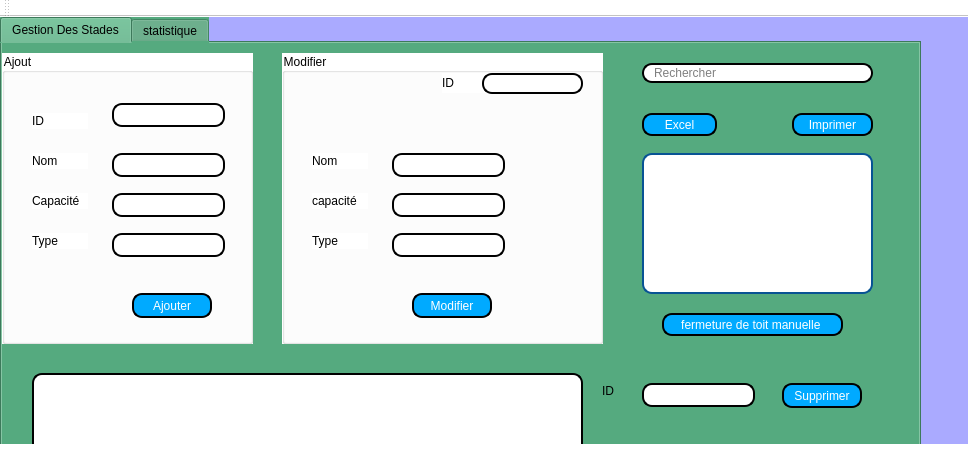
<?xml version="1.0" encoding="UTF-8"?>
<ui version="4.0">
 <class>MainWindow</class>
 <widget class="QMainWindow" name="MainWindow">
  <property name="geometry">
   <rect>
    <x>0</x>
    <y>0</y>
    <width>968</width>
    <height>466</height>
   </rect>
  </property>
  <property name="windowTitle">
   <string>STADE</string>
  </property>
  <property name="styleSheet">
   <string notr="true">background-color: rgb(255, 255, 255)
</string>
  </property>
  <widget class="QWidget" name="centralWidget">
   <property name="styleSheet">
    <string notr="true">background-color: rgb(170, 170, 255);</string>
   </property>
   <widget class="QTabWidget" name="STADE">
    <property name="geometry">
     <rect>
      <x>0</x>
      <y>0</y>
      <width>921</width>
      <height>641</height>
     </rect>
    </property>
    <property name="styleSheet">
     <string notr="true">background-color: rgb(85, 170, 127)</string>
    </property>
    <property name="currentIndex">
     <number>0</number>
    </property>
    <widget class="QWidget" name="tab">
     <attribute name="title">
      <string>Gestion Des Stades</string>
     </attribute>
     <widget class="QTableView" name="tab_Stade">
      <property name="geometry">
       <rect>
        <x>30</x>
        <y>330</y>
        <width>551</width>
        <height>141</height>
       </rect>
      </property>
      <property name="styleSheet">
       <string notr="true">border: 2px solid black;



border-radius: 10px;



padding: 0 8px;



background: white;



selection-background-color: gray;</string>
      </property>
     </widget>
     <widget class="QLabel" name="label_5">
      <property name="geometry">
       <rect>
        <x>600</x>
        <y>340</y>
        <width>56</width>
        <height>16</height>
       </rect>
      </property>
      <property name="text">
       <string>ID</string>
      </property>
     </widget>
     <widget class="QLineEdit" name="le_id_sup">
      <property name="geometry">
       <rect>
        <x>640</x>
        <y>340</y>
        <width>113</width>
        <height>24</height>
       </rect>
      </property>
      <property name="styleSheet">
       <string notr="true">border: 2px solid black;



border-radius: 10px;



padding: 0 8px;



background: white;



selection-background-color: gray;</string>
      </property>
     </widget>
     <widget class="QPushButton" name="ButtonSupprimer">
      <property name="geometry">
       <rect>
        <x>780</x>
        <y>340</y>
        <width>80</width>
        <height>25</height>
       </rect>
      </property>
      <property name="styleSheet">
       <string notr="true">border: 2px solid black;



border-radius: 10px;



padding: 0 8px;



color: white;



background:rgb(0, 170, 255) ;



font: bold, &quot;Comic Sans MS&quot;;</string>
      </property>
      <property name="text">
       <string>Supprimer</string>
      </property>
     </widget>
     <widget class="QGroupBox" name="groupBox_2">
      <property name="geometry">
       <rect>
        <x>280</x>
        <y>10</y>
        <width>321</width>
        <height>291</height>
       </rect>
      </property>
      <property name="styleSheet">
       <string notr="true">background-color: rgb(255, 255, 255);</string>
      </property>
      <property name="title">
       <string>Modifier</string>
      </property>
      <widget class="QLabel" name="label_6">
       <property name="geometry">
        <rect>
         <x>160</x>
         <y>20</y>
         <width>56</width>
         <height>20</height>
        </rect>
       </property>
       <property name="text">
        <string>ID</string>
       </property>
      </widget>
      <widget class="QLabel" name="label_7">
       <property name="geometry">
        <rect>
         <x>30</x>
         <y>100</y>
         <width>56</width>
         <height>16</height>
        </rect>
       </property>
       <property name="text">
        <string>Nom</string>
       </property>
      </widget>
      <widget class="QLabel" name="label_8">
       <property name="geometry">
        <rect>
         <x>30</x>
         <y>140</y>
         <width>56</width>
         <height>16</height>
        </rect>
       </property>
       <property name="text">
        <string>capacité</string>
       </property>
      </widget>
      <widget class="QLabel" name="label_9">
       <property name="geometry">
        <rect>
         <x>30</x>
         <y>180</y>
         <width>56</width>
         <height>16</height>
        </rect>
       </property>
       <property name="text">
        <string>Type</string>
       </property>
      </widget>
      <widget class="QLineEdit" name="le_id_2">
       <property name="geometry">
        <rect>
         <x>200</x>
         <y>20</y>
         <width>101</width>
         <height>21</height>
        </rect>
       </property>
       <property name="styleSheet">
        <string notr="true">border: 2px solid black;



border-radius: 10px;



padding: 0 8px;



background: white;



selection-background-color: gray;</string>
       </property>
      </widget>
      <widget class="QLineEdit" name="le_nom_2">
       <property name="geometry">
        <rect>
         <x>110</x>
         <y>100</y>
         <width>113</width>
         <height>24</height>
        </rect>
       </property>
       <property name="styleSheet">
        <string notr="true">border: 2px solid black;



border-radius: 10px;



padding: 0 8px;



background: white;



selection-background-color: gray;</string>
       </property>
      </widget>
      <widget class="QLineEdit" name="la_capacite_2">
       <property name="geometry">
        <rect>
         <x>110</x>
         <y>140</y>
         <width>113</width>
         <height>24</height>
        </rect>
       </property>
       <property name="styleSheet">
        <string notr="true">border: 2px solid black;



border-radius: 10px;



padding: 0 8px;



background: white;



selection-background-color: gray;</string>
       </property>
      </widget>
      <widget class="QLineEdit" name="le_type_2">
       <property name="geometry">
        <rect>
         <x>110</x>
         <y>180</y>
         <width>113</width>
         <height>24</height>
        </rect>
       </property>
       <property name="styleSheet">
        <string notr="true">border: 2px solid black;



border-radius: 10px;



padding: 0 8px;



background: white;



selection-background-color: gray;</string>
       </property>
      </widget>
      <widget class="QPushButton" name="Button_Modification">
       <property name="geometry">
        <rect>
         <x>130</x>
         <y>240</y>
         <width>80</width>
         <height>25</height>
        </rect>
       </property>
       <property name="styleSheet">
        <string notr="true">border: 2px solid black;



border-radius: 10px;



padding: 0 8px;



color: white;



background:rgb(0, 170, 255) ;



font: bold, &quot;Comic Sans MS&quot;;</string>
       </property>
       <property name="text">
        <string>Modifier</string>
       </property>
      </widget>
     </widget>
     <widget class="QGroupBox" name="groupBox">
      <property name="geometry">
       <rect>
        <x>0</x>
        <y>10</y>
        <width>251</width>
        <height>291</height>
       </rect>
      </property>
      <property name="styleSheet">
       <string notr="true">background-color:rgb(255, 255, 255)</string>
      </property>
      <property name="title">
       <string>Ajout</string>
      </property>
      <widget class="QLabel" name="label">
       <property name="geometry">
        <rect>
         <x>30</x>
         <y>60</y>
         <width>56</width>
         <height>16</height>
        </rect>
       </property>
       <property name="text">
        <string>ID</string>
       </property>
      </widget>
      <widget class="QLabel" name="label_2">
       <property name="geometry">
        <rect>
         <x>30</x>
         <y>100</y>
         <width>56</width>
         <height>16</height>
        </rect>
       </property>
       <property name="text">
        <string>Nom</string>
       </property>
      </widget>
      <widget class="QLabel" name="label_3">
       <property name="geometry">
        <rect>
         <x>30</x>
         <y>140</y>
         <width>56</width>
         <height>16</height>
        </rect>
       </property>
       <property name="text">
        <string>Capacité</string>
       </property>
      </widget>
      <widget class="QLabel" name="label_4">
       <property name="geometry">
        <rect>
         <x>30</x>
         <y>180</y>
         <width>56</width>
         <height>16</height>
        </rect>
       </property>
       <property name="text">
        <string>Type</string>
       </property>
      </widget>
      <widget class="QLineEdit" name="le_nom">
       <property name="geometry">
        <rect>
         <x>110</x>
         <y>100</y>
         <width>113</width>
         <height>24</height>
        </rect>
       </property>
       <property name="styleSheet">
        <string notr="true">border: 2px solid black;



border-radius: 10px;



padding: 0 8px;



background: white;



selection-background-color: gray;
</string>
       </property>
      </widget>
      <widget class="QLineEdit" name="la_capacite">
       <property name="geometry">
        <rect>
         <x>110</x>
         <y>140</y>
         <width>113</width>
         <height>24</height>
        </rect>
       </property>
       <property name="styleSheet">
        <string notr="true">border: 2px solid black;



border-radius: 10px;



padding: 0 8px;



background: white;



selection-background-color: gray;</string>
       </property>
      </widget>
      <widget class="QLineEdit" name="le_type">
       <property name="geometry">
        <rect>
         <x>110</x>
         <y>180</y>
         <width>113</width>
         <height>24</height>
        </rect>
       </property>
       <property name="styleSheet">
        <string notr="true">border: 2px solid black;



border-radius: 10px;



padding: 0 8px;



background: white;



selection-background-color: gray;</string>
       </property>
      </widget>
      <widget class="QPushButton" name="Button_Ajouter">
       <property name="geometry">
        <rect>
         <x>130</x>
         <y>240</y>
         <width>80</width>
         <height>25</height>
        </rect>
       </property>
       <property name="styleSheet">
        <string notr="true">border: 2px solid black;



border-radius: 10px;



padding: 0 8px;



color: white;



background:rgb(0, 170, 255) ;



font: bold, &quot;Comic Sans MS&quot;;
</string>
       </property>
       <property name="text">
        <string>Ajouter</string>
       </property>
      </widget>
      <widget class="QLineEdit" name="le_id">
       <property name="geometry">
        <rect>
         <x>110</x>
         <y>50</y>
         <width>113</width>
         <height>24</height>
        </rect>
       </property>
       <property name="styleSheet">
        <string notr="true">border: 2px solid black;



border-radius: 10px;



padding: 0 8px;



background: white;



selection-background-color: gray;</string>
       </property>
      </widget>
     </widget>
     <widget class="QLineEdit" name="Rechercher">
      <property name="geometry">
       <rect>
        <x>640</x>
        <y>20</y>
        <width>231</width>
        <height>20</height>
       </rect>
      </property>
      <property name="autoFillBackground">
       <bool>false</bool>
      </property>
      <property name="styleSheet">
       <string notr="true">border: 2px solid black;



border-radius: 10px;



padding: 0 8px;



background: white;



selection-background-color: gray;</string>
      </property>
      <property name="placeholderText">
       <string>Rechercher</string>
      </property>
     </widget>
     <widget class="QPushButton" name="TriID">
      <property name="geometry">
       <rect>
        <x>40</x>
        <y>480</y>
        <width>75</width>
        <height>23</height>
       </rect>
      </property>
      <property name="styleSheet">
       <string notr="true">border: 2px solid black;



border-radius: 10px;



padding: 0 8px;



color: white;



background:rgb(0, 170, 255) ;



font: bold, &quot;Comic Sans MS&quot;;</string>
      </property>
      <property name="text">
       <string>Tri par ID</string>
      </property>
     </widget>
     <widget class="QPushButton" name="TriNom">
      <property name="geometry">
       <rect>
        <x>130</x>
        <y>480</y>
        <width>101</width>
        <height>23</height>
       </rect>
      </property>
      <property name="styleSheet">
       <string notr="true">border: 2px solid black;



border-radius: 10px;



padding: 0 8px;



color: white;



background:rgb(0, 170, 255) ;



font: bold, &quot;Comic Sans MS&quot;;</string>
      </property>
      <property name="text">
       <string>Tri par Nom</string>
      </property>
     </widget>
     <widget class="QPushButton" name="tricapacite">
      <property name="geometry">
       <rect>
        <x>250</x>
        <y>480</y>
        <width>121</width>
        <height>23</height>
       </rect>
      </property>
      <property name="styleSheet">
       <string notr="true">border: 2px solid black;



border-radius: 10px;



padding: 0 8px;



color: white;



background:rgb(0, 170, 255) ;



font: bold, &quot;Comic Sans MS&quot;;</string>
      </property>
      <property name="text">
       <string>Tri par capacité</string>
      </property>
     </widget>
     <widget class="QPushButton" name="Excel">
      <property name="geometry">
       <rect>
        <x>640</x>
        <y>70</y>
        <width>75</width>
        <height>23</height>
       </rect>
      </property>
      <property name="styleSheet">
       <string notr="true">border: 2px solid black;



border-radius: 10px;



padding: 0 8px;



color: white;



background:rgb(0, 170, 255) ;



font: bold, &quot;Comic Sans MS&quot;;</string>
      </property>
      <property name="text">
       <string>Excel</string>
      </property>
     </widget>
     <widget class="QPushButton" name="Imprimer">
      <property name="geometry">
       <rect>
        <x>790</x>
        <y>70</y>
        <width>81</width>
        <height>23</height>
       </rect>
      </property>
      <property name="styleSheet">
       <string notr="true">border: 2px solid black;



border-radius: 10px;



padding: 0 8px;



color: white;



background:rgb(0, 170, 255) ;



font: bold, &quot;Comic Sans MS&quot;;</string>
      </property>
      <property name="text">
       <string>Imprimer</string>
      </property>
     </widget>
     <widget class="QPushButton" name="toit_man">
      <property name="geometry">
       <rect>
        <x>660</x>
        <y>270</y>
        <width>181</width>
        <height>23</height>
       </rect>
      </property>
      <property name="styleSheet">
       <string notr="true">border: 2px solid black;



border-radius: 10px;



padding: 0 8px;



color: white;



background:rgb(0, 170, 255) ;



font: bold, &quot;Comic Sans MS&quot;;</string>
      </property>
      <property name="text">
       <string>fermeture de toit manuelle </string>
      </property>
     </widget>
     <widget class="QLineEdit" name="lineEdit">
      <property name="geometry">
       <rect>
        <x>640</x>
        <y>110</y>
        <width>231</width>
        <height>141</height>
       </rect>
      </property>
      <property name="styleSheet">
       <string notr="true">border: 2px solid #085394;
background-color: rgb(255, 255, 255);

border-radius: 10px;
padding: 0 8px;
</string>
      </property>
      <property name="text">
       <string/>
      </property>
     </widget>
    </widget>
    <widget class="QWidget" name="tab_2">
     <attribute name="title">
      <string>statistique</string>
     </attribute>
     <widget class="QCustomPlot" name="widget" native="true">
      <property name="geometry">
       <rect>
        <x>30</x>
        <y>20</y>
        <width>801</width>
        <height>421</height>
       </rect>
      </property>
      <widget class="QLabel" name="label_10">
       <property name="geometry">
        <rect>
         <x>680</x>
         <y>280</y>
         <width>111</width>
         <height>20</height>
        </rect>
       </property>
       <property name="palette">
        <palette>
         <active>
          <colorrole role="WindowText">
           <brush brushstyle="SolidPattern">
            <color alpha="255">
             <red>0</red>
             <green>0</green>
             <blue>0</blue>
            </color>
           </brush>
          </colorrole>
          <colorrole role="Button">
           <brush brushstyle="SolidPattern">
            <color alpha="255">
             <red>85</red>
             <green>170</green>
             <blue>127</blue>
            </color>
           </brush>
          </colorrole>
          <colorrole role="Text">
           <brush brushstyle="SolidPattern">
            <color alpha="255">
             <red>0</red>
             <green>0</green>
             <blue>0</blue>
            </color>
           </brush>
          </colorrole>
          <colorrole role="ButtonText">
           <brush brushstyle="SolidPattern">
            <color alpha="255">
             <red>0</red>
             <green>0</green>
             <blue>0</blue>
            </color>
           </brush>
          </colorrole>
          <colorrole role="Base">
           <brush brushstyle="SolidPattern">
            <color alpha="255">
             <red>85</red>
             <green>170</green>
             <blue>127</blue>
            </color>
           </brush>
          </colorrole>
          <colorrole role="Window">
           <brush brushstyle="SolidPattern">
            <color alpha="255">
             <red>85</red>
             <green>170</green>
             <blue>127</blue>
            </color>
           </brush>
          </colorrole>
          <colorrole role="PlaceholderText">
           <brush brushstyle="NoBrush">
            <color alpha="128">
             <red>0</red>
             <green>0</green>
             <blue>0</blue>
            </color>
           </brush>
          </colorrole>
         </active>
         <inactive>
          <colorrole role="WindowText">
           <brush brushstyle="SolidPattern">
            <color alpha="255">
             <red>0</red>
             <green>0</green>
             <blue>0</blue>
            </color>
           </brush>
          </colorrole>
          <colorrole role="Button">
           <brush brushstyle="SolidPattern">
            <color alpha="255">
             <red>85</red>
             <green>170</green>
             <blue>127</blue>
            </color>
           </brush>
          </colorrole>
          <colorrole role="Text">
           <brush brushstyle="SolidPattern">
            <color alpha="255">
             <red>0</red>
             <green>0</green>
             <blue>0</blue>
            </color>
           </brush>
          </colorrole>
          <colorrole role="ButtonText">
           <brush brushstyle="SolidPattern">
            <color alpha="255">
             <red>0</red>
             <green>0</green>
             <blue>0</blue>
            </color>
           </brush>
          </colorrole>
          <colorrole role="Base">
           <brush brushstyle="SolidPattern">
            <color alpha="255">
             <red>85</red>
             <green>170</green>
             <blue>127</blue>
            </color>
           </brush>
          </colorrole>
          <colorrole role="Window">
           <brush brushstyle="SolidPattern">
            <color alpha="255">
             <red>85</red>
             <green>170</green>
             <blue>127</blue>
            </color>
           </brush>
          </colorrole>
          <colorrole role="PlaceholderText">
           <brush brushstyle="NoBrush">
            <color alpha="128">
             <red>0</red>
             <green>0</green>
             <blue>0</blue>
            </color>
           </brush>
          </colorrole>
         </inactive>
         <disabled>
          <colorrole role="WindowText">
           <brush brushstyle="SolidPattern">
            <color alpha="255">
             <red>0</red>
             <green>0</green>
             <blue>0</blue>
            </color>
           </brush>
          </colorrole>
          <colorrole role="Button">
           <brush brushstyle="SolidPattern">
            <color alpha="255">
             <red>85</red>
             <green>170</green>
             <blue>127</blue>
            </color>
           </brush>
          </colorrole>
          <colorrole role="Text">
           <brush brushstyle="SolidPattern">
            <color alpha="255">
             <red>0</red>
             <green>0</green>
             <blue>0</blue>
            </color>
           </brush>
          </colorrole>
          <colorrole role="ButtonText">
           <brush brushstyle="SolidPattern">
            <color alpha="255">
             <red>0</red>
             <green>0</green>
             <blue>0</blue>
            </color>
           </brush>
          </colorrole>
          <colorrole role="Base">
           <brush brushstyle="SolidPattern">
            <color alpha="255">
             <red>85</red>
             <green>170</green>
             <blue>127</blue>
            </color>
           </brush>
          </colorrole>
          <colorrole role="Window">
           <brush brushstyle="SolidPattern">
            <color alpha="255">
             <red>85</red>
             <green>170</green>
             <blue>127</blue>
            </color>
           </brush>
          </colorrole>
          <colorrole role="PlaceholderText">
           <brush brushstyle="NoBrush">
            <color alpha="128">
             <red>0</red>
             <green>0</green>
             <blue>0</blue>
            </color>
           </brush>
          </colorrole>
         </disabled>
        </palette>
       </property>
       <property name="text">
        <string>Capacité du stade</string>
       </property>
      </widget>
      <widget class="QLabel" name="label_11">
       <property name="geometry">
        <rect>
         <x>40</x>
         <y>30</y>
         <width>131</width>
         <height>16</height>
        </rect>
       </property>
       <property name="palette">
        <palette>
         <active>
          <colorrole role="WindowText">
           <brush brushstyle="SolidPattern">
            <color alpha="255">
             <red>0</red>
             <green>0</green>
             <blue>0</blue>
            </color>
           </brush>
          </colorrole>
          <colorrole role="Button">
           <brush brushstyle="SolidPattern">
            <color alpha="255">
             <red>85</red>
             <green>170</green>
             <blue>127</blue>
            </color>
           </brush>
          </colorrole>
          <colorrole role="Text">
           <brush brushstyle="SolidPattern">
            <color alpha="255">
             <red>0</red>
             <green>0</green>
             <blue>0</blue>
            </color>
           </brush>
          </colorrole>
          <colorrole role="ButtonText">
           <brush brushstyle="SolidPattern">
            <color alpha="255">
             <red>0</red>
             <green>0</green>
             <blue>0</blue>
            </color>
           </brush>
          </colorrole>
          <colorrole role="Base">
           <brush brushstyle="SolidPattern">
            <color alpha="255">
             <red>85</red>
             <green>170</green>
             <blue>127</blue>
            </color>
           </brush>
          </colorrole>
          <colorrole role="Window">
           <brush brushstyle="SolidPattern">
            <color alpha="255">
             <red>85</red>
             <green>170</green>
             <blue>127</blue>
            </color>
           </brush>
          </colorrole>
          <colorrole role="PlaceholderText">
           <brush brushstyle="NoBrush">
            <color alpha="128">
             <red>0</red>
             <green>0</green>
             <blue>0</blue>
            </color>
           </brush>
          </colorrole>
         </active>
         <inactive>
          <colorrole role="WindowText">
           <brush brushstyle="SolidPattern">
            <color alpha="255">
             <red>0</red>
             <green>0</green>
             <blue>0</blue>
            </color>
           </brush>
          </colorrole>
          <colorrole role="Button">
           <brush brushstyle="SolidPattern">
            <color alpha="255">
             <red>85</red>
             <green>170</green>
             <blue>127</blue>
            </color>
           </brush>
          </colorrole>
          <colorrole role="Text">
           <brush brushstyle="SolidPattern">
            <color alpha="255">
             <red>0</red>
             <green>0</green>
             <blue>0</blue>
            </color>
           </brush>
          </colorrole>
          <colorrole role="ButtonText">
           <brush brushstyle="SolidPattern">
            <color alpha="255">
             <red>0</red>
             <green>0</green>
             <blue>0</blue>
            </color>
           </brush>
          </colorrole>
          <colorrole role="Base">
           <brush brushstyle="SolidPattern">
            <color alpha="255">
             <red>85</red>
             <green>170</green>
             <blue>127</blue>
            </color>
           </brush>
          </colorrole>
          <colorrole role="Window">
           <brush brushstyle="SolidPattern">
            <color alpha="255">
             <red>85</red>
             <green>170</green>
             <blue>127</blue>
            </color>
           </brush>
          </colorrole>
          <colorrole role="PlaceholderText">
           <brush brushstyle="NoBrush">
            <color alpha="128">
             <red>0</red>
             <green>0</green>
             <blue>0</blue>
            </color>
           </brush>
          </colorrole>
         </inactive>
         <disabled>
          <colorrole role="WindowText">
           <brush brushstyle="SolidPattern">
            <color alpha="255">
             <red>0</red>
             <green>0</green>
             <blue>0</blue>
            </color>
           </brush>
          </colorrole>
          <colorrole role="Button">
           <brush brushstyle="SolidPattern">
            <color alpha="255">
             <red>85</red>
             <green>170</green>
             <blue>127</blue>
            </color>
           </brush>
          </colorrole>
          <colorrole role="Text">
           <brush brushstyle="SolidPattern">
            <color alpha="255">
             <red>0</red>
             <green>0</green>
             <blue>0</blue>
            </color>
           </brush>
          </colorrole>
          <colorrole role="ButtonText">
           <brush brushstyle="SolidPattern">
            <color alpha="255">
             <red>0</red>
             <green>0</green>
             <blue>0</blue>
            </color>
           </brush>
          </colorrole>
          <colorrole role="Base">
           <brush brushstyle="SolidPattern">
            <color alpha="255">
             <red>85</red>
             <green>170</green>
             <blue>127</blue>
            </color>
           </brush>
          </colorrole>
          <colorrole role="Window">
           <brush brushstyle="SolidPattern">
            <color alpha="255">
             <red>85</red>
             <green>170</green>
             <blue>127</blue>
            </color>
           </brush>
          </colorrole>
          <colorrole role="PlaceholderText">
           <brush brushstyle="NoBrush">
            <color alpha="128">
             <red>0</red>
             <green>0</green>
             <blue>0</blue>
            </color>
           </brush>
          </colorrole>
         </disabled>
        </palette>
       </property>
       <property name="text">
        <string>nombre de stades</string>
       </property>
      </widget>
     </widget>
     <widget class="QPushButton" name="Stat">
      <property name="geometry">
       <rect>
        <x>40</x>
        <y>480</y>
        <width>131</width>
        <height>31</height>
       </rect>
      </property>
      <property name="styleSheet">
       <string notr="true">border: 2px solid black;



border-radius: 10px;



padding: 0 8px;



color: white;



background:rgb(0, 170, 255) ;



font: bold, &quot;Comic Sans MS&quot;;</string>
      </property>
      <property name="text">
       <string>Statistique stade</string>
      </property>
     </widget>
    </widget>
   </widget>
  </widget>
  <widget class="QMenuBar" name="menuBar">
   <property name="geometry">
    <rect>
     <x>0</x>
     <y>0</y>
     <width>968</width>
     <height>22</height>
    </rect>
   </property>
  </widget>
  <widget class="QToolBar" name="mainToolBar">
   <attribute name="toolBarArea">
    <enum>TopToolBarArea</enum>
   </attribute>
   <attribute name="toolBarBreak">
    <bool>false</bool>
   </attribute>
  </widget>
  <widget class="QStatusBar" name="statusBar"/>
 </widget>
 <layoutdefault spacing="6" margin="11"/>
 <customwidgets>
  <customwidget>
   <class>QCustomPlot</class>
   <extends>QWidget</extends>
   <header>qcustomplot.h</header>
   <container>1</container>
  </customwidget>
 </customwidgets>
 <resources/>
 <connections/>
</ui>
